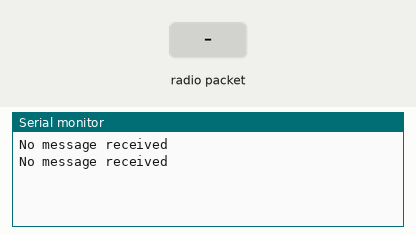
The program below on a simulated Arduino Nano, built with avr-gcc and run on an emulated ATmega328P. Parts: the last lines printed to the serial monitor. The test bench sets the inputs (shaded band). No radio packets arrive unless stated.

Above: at 1.8 s.
1.9 s: radio packet "1" arrives
At 2.8 s:
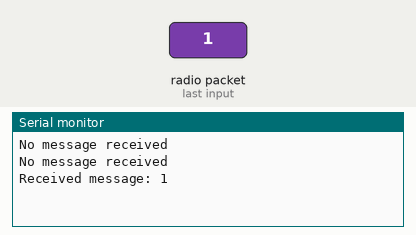
3.5 s: radio packet "0" arrives
At 4.8 s:
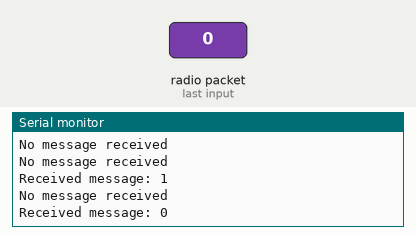
5.0 s: radio packet "2" arrives
At 5.8 s:
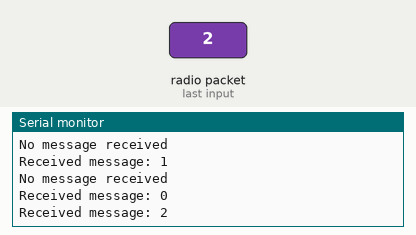

Measured:
- after the input at 1.9 s, the serial monitor: prints a new line after 0.11 s (image 1)
- after the input at 3.5 s, the serial monitor: prints a new line after 0.51 s (image 2)
- after the input at 5.0 s, the serial monitor: prints a new line at once (image 3)

The program:

main.cpp
```cpp
#include <Arduino.h>
#include <SPI.h>
#include <nRF24L01.h>
#include <RF24.h>

const int CE = 9;
const int CSN = 10;

RF24 radio(CE, CSN);   // Create RF24 object

const byte address[6] = "00009"; // Address for communication

void setup() {
  Serial.begin(9600);
  radio.begin();
  radio.openReadingPipe(0, address); // Set the address
  radio.setPALevel(RF24_PA_LOW);     // Power level
  radio.startListening();            // Set module as receiver
}

void loop() {
  if (radio.available()) {
    char text[32] = ""; // Buffer to store received data
    radio.read(&text, sizeof(text)); // Read data
    Serial.print("Received message: ");
    Serial.println(text); // Print received message
    delay(1000);
  }else{
    Serial.println("No message received");
    delay(1000);
  }
}
```
